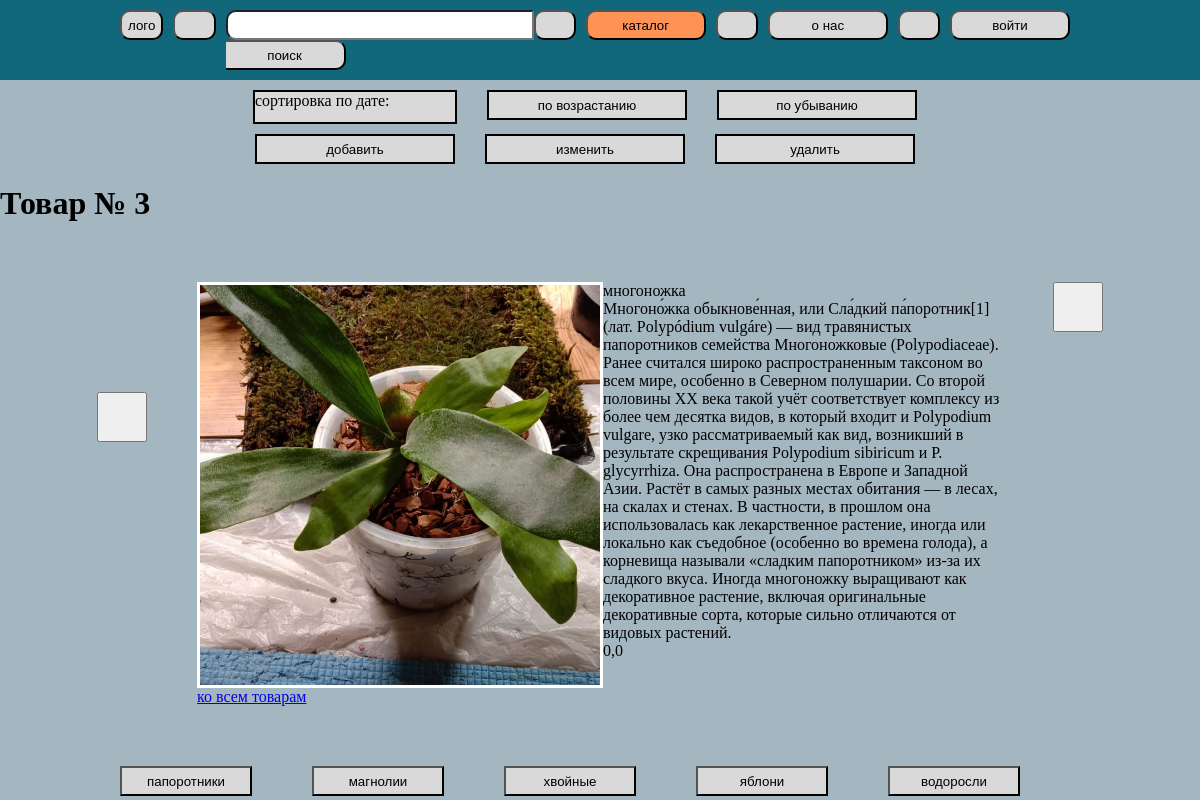
The page /catalog/3/ on the database its author committed.
### bazaapp/models.py (models this page shows, shortened)
class Product(models.Model):
    title = models.CharField(max_length=20)
    tekst = models.TextField()
    price = models.FloatField(default = 0.0)
    data_create = models.DateTimeField(auto_now_add = True)
    vnalicii = models.BooleanField()
    image = models.ImageField(null = True, upload_to='images')
    category = models.ForeignKey(Category, on_delete=models.CASCADE)
    def get_absolute_url(self):
        return reverse('product_number', args=[str(self.id)])

### bazaapp/views.py (the view)
# urls.py: path('catalog/<int:pk>/', ProductDetail.as_view(), name='product_number'),
class ProductDetail(DetailView):
    model = Product
    template_name = 'product.html'
    context_object_name = 'product'

### templates/product.html (shortened to what this page needs)
{% extends 'flatpages/default.html' %}
{% block 5 %}class="buttonactive"{% endblock 5 %}
{% block content %}
   <h1>Товар № {{ product.id }}</h1>
<div class="product">
    <div class="divbutton-nazad">
        {% if product.get_previous_by_data_create.get_absolute_url %}
        <form action="{{ product.get_previous_by_data_create.get_absolute_url }}">
        <button class="button-nazad"></button>
        </form>
        {% endif %}
    </div>
           <div class="item_product2">
               <div class="item_product">
               <div class="image" style="background-image: url(/media/{{ product.image }})"></div>
               <div class="item-info">
               <p>{{ product.title }}</p>
               <p>{{ product.tekst }}</p>
               <p>{{ product.price }}</p>
               </div>
               </div>
               <p><a href="{% url 'product' %}">ко всем товарам</a></p>
           </div>
    {% if product.get_next_by_data_create.get_absolute_url %}
    <form action="{{ product.get_next_by_data_create.get_absolute_url }}">
    <div class="divbutton-vpered"><button class="button-vpered"></button></div>
    </form>
    {% endif %}
</div>
{% endblock content %}

### static/css/styles2.css (style rules this page uses)
body { margin: 0px; padding: 0px; background-color: #A4B6C0; }
p { margin: 0px; padding: 0px; }
.product { margin: 50px 0 50px 0; display: flex; justify-content: center; }
.divbutton-nazad { margin: 10% 50px 10% 0; }
.button-nazad { width: 50px; height: 50px; }
.divbutton-vpered { margin: 10% 0 10% 50px; }
.button-vpered { width: 50px; height: 50px; }
.item_product2 { padding: 10px 0; }
.item_product { display: flex; flex-wrap: wrap; justify-content: flex-start; }
.item_product .image { width:400px; height:400px; background-size: cover; background-position: center center; background-repeat: no-repeat; border: 3px solid #ffffff; }
.item_product .item-info { padding: 0 0; }
.item-info p { width:400px }

### rows shown on the page
Product: id "3", image (picture), title "многоножка", tekst "Многоно́жка обыкнове́нная, или Сла́дкий па́поротник[1] (лат. Polypódium vulgáre) — вид травянистых папоротников семейства Многоножковые (Polypodiaceae). Ранее считался широко распространенным таксоном во всем мире, особенно в Северном полушарии. Со второй половины XX века такой учёт соответствует комплексу из более чем десятка видов, в который входит и Polypodium vulgare, узко рассматриваемый как вид, возникший в результате скрещивания Polypodium sibiricum и P. glycyrrhiza. Она распространена в Европе и Западной Азии. Растёт в самых разных местах обитания — в лесах, на скалах и стенах. В частности, в прошлом она использовалась как лекарственное растение, иногда или локально как съедобное…", price "0,0"
